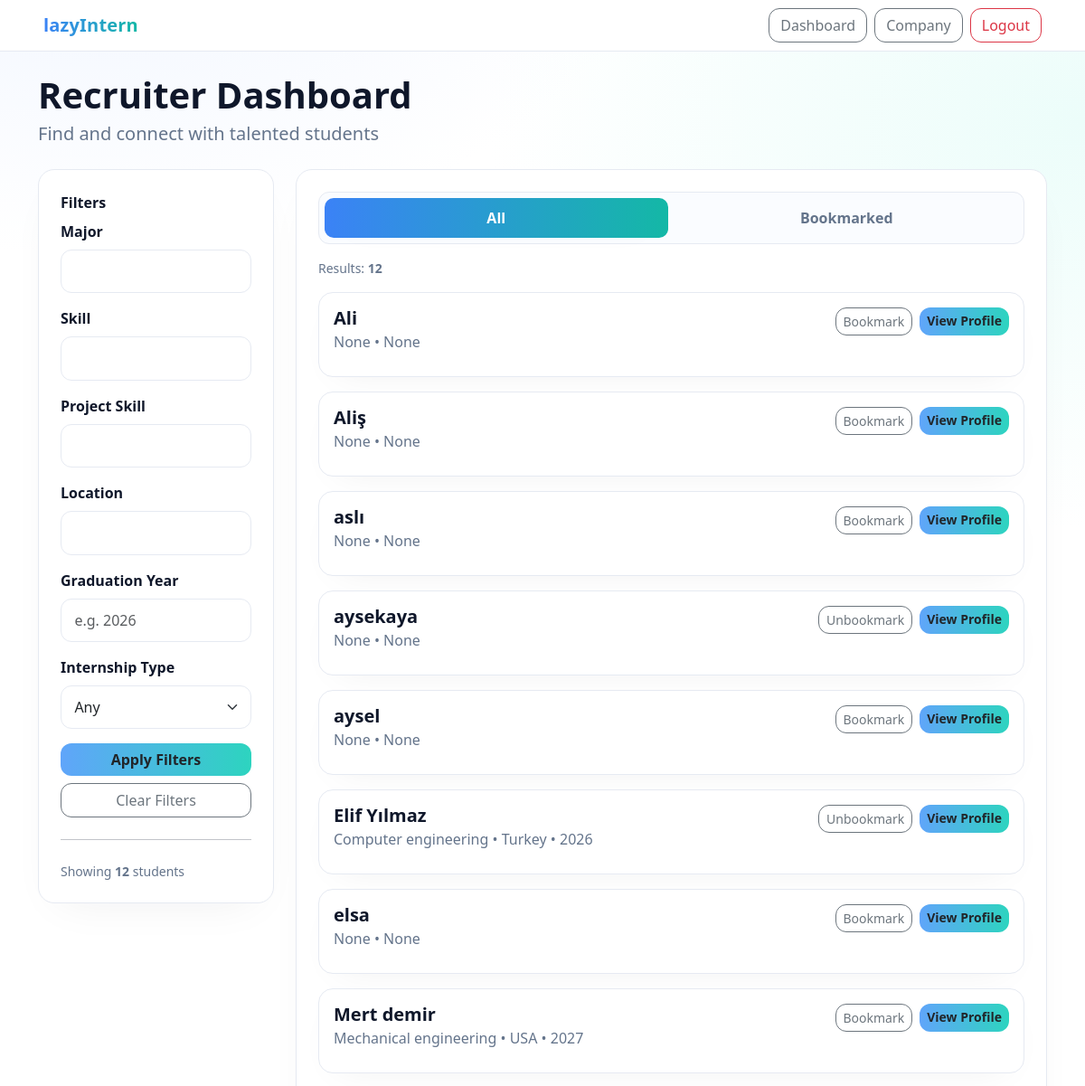
The app's page /profiles/company/beyzanur/ (signed in, upper part), older data.
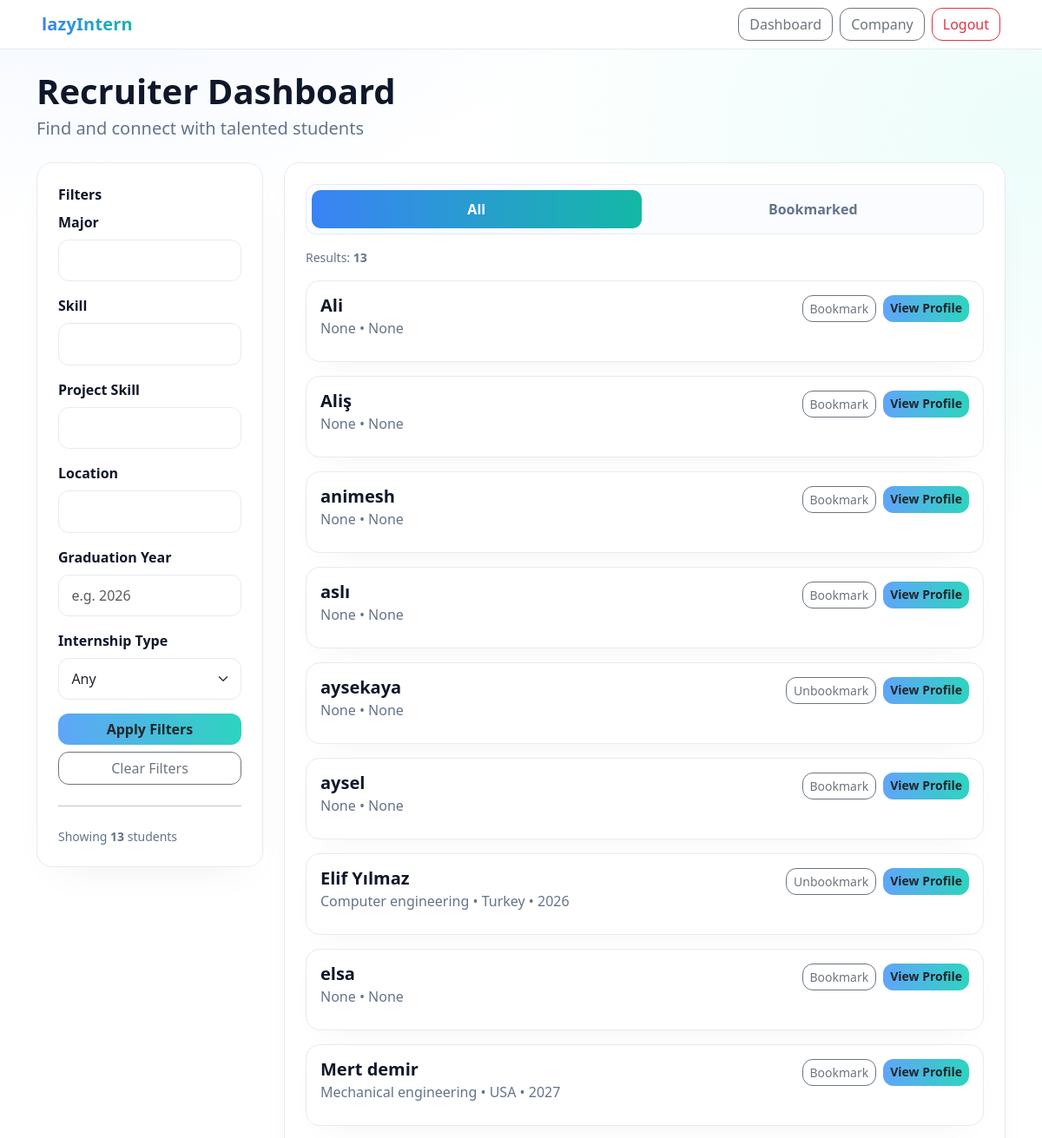
The same page, newer data.
### profiles/models.py (models this page shows, shortened)
class Profile(models.Model):
    user = models.OneToOneField(User, on_delete=models.CASCADE, related_name="profile")
    university = models.CharField(max_length=255, blank=True, null=True)
    major = models.CharField(max_length=255, blank=True, null=True)
    graduation_year = models.IntegerField(null=True, blank=True)
    location = models.CharField(max_length=255, blank=True, null=True)
    bio = models.TextField(blank=True, null=True)
    github = models.URLField(blank=True, null=True)
    linkedin = models.URLField(blank=True, null=True)
    website = models.URLField(blank=True, null=True)
    legacy_website = models.URLField(blank=True, null=True)
    internship_type = models.CharField(max_length=50, blank=True, null=True)
    preferred_locations = models.CharField(max_length=255, blank=True, null=True)
    open_to_relocate = models.BooleanField(default=False)
    skills = models.ManyToManyField(Skill, blank=True, related_name="profiles")
    profile_views = models.PositiveIntegerField(default=0)
    class Meta:
        ordering = ["user__username"]

### profiles/views.py (the view, shortened to what this page needs)
# urls.py: path('company/<slug:slug>/', views.company_profile, name='company_profile'),
@login_required
def company_profile(request, slug):
    company = get_object_or_404(Company, slug=slug)
    ensure_company_slug(company)
    company_form = CompanyForm(instance=company)
    position_form = PositionForm()
    tab = request.GET.get("tab", "all")
    major = (request.GET.get("major") or "").strip()
    skill = (request.GET.get("skill") or "").strip()
    project_skill = (request.GET.get("project_skill") or "").strip()
    location = (request.GET.get("location") or "").strip()
    graduation_year = (request.GET.get("graduation_year") or "").strip()
    internship_type = (request.GET.get("internship_type") or "").strip()
    base_students = (
        Profile.objects.select_related("user")
        .prefetch_related("skills", "projects")
        .filter(user__company__isnull=True)
        .exclude(user=getattr(company, "user", None))
    )
    students_qs = base_students
    if major:
        students_qs = students_qs.filter(major__icontains=major)
    if location:
        students_qs = students_qs.filter(location__icontains=location)
    if graduation_year:
        students_qs = students_qs.filter(graduation_year=graduation_year)
    if internship_type:
        students_qs = students_qs.filter(internship_type__iexact=internship_type)
    if skill:
        students_qs = students_qs.filter(skills__name__icontains=skill).distinct()
    if project_skill:
        students_qs = students_qs.filter(projects__technologies__icontains=project_skill).distinct()
    filtered_students = students_qs
    filtered_count = filtered_students.count()
    total_count = base_students.count()
    bookmarked_students = company.bookmarked_students.select_related("user").prefetch_related("skills").all()
    bookmarked_ids = set(bookmarked_students.values_list("id", flat=True))
    context = {
        "company": company,
        "profile_views": 0,
        "open_positions_count": company.positions.count(),
        "applicants_count": 0,
        "completion_percent": calculate_company_completion(company),
        "company_form": company_form,
        "position_form": position_form,
        "students": filtered_students,
        "filtered_students": filtered_students,
        "bookmarked_students": bookmarked_students,
        "bookmarked_ids": bookmarked_ids,
        "active_tab": tab,
        "filtered_count": filtered_count,
        "total_count": total_count,
    }
    return render(request, "profiles/company_profile.html", context)

### profiles/forms.py
class CompanyForm(forms.ModelForm):
    class Meta:
        model = Company
        fields = ['name', 'industry', 'location', 'website', 'about', 'linkedin', 'twitter', 'facebook']
        widgets = {
            'about': forms.Textarea(attrs={'rows': 4}),
        }

class PositionForm(forms.ModelForm):
    class Meta:
        model = Position
        fields = ['title', 'description', 'link']

### profiles/views.py (called while the page is built)
def calculate_company_completion(company: Company) -> int:
    percent = 0
    if getattr(company, "about", None):
        percent += 30
    if getattr(company, "location", None):
        percent += 30
    if hasattr(company, "positions") and company.positions.exists():
        percent += 40
    return percent

def ensure_company_slug(company: Company) -> None:
    if not company.slug:
        base = slugify(company.name or f"company-{company.pk}") or f"company-{company.pk}"
        slug = base
        i = 2
        while Company.objects.filter(slug=slug).exclude(pk=company.pk).exists():
            slug = f"{base}-{i}"
            i += 1
        company.slug = slug
        company.save(update_fields=["slug"])

### profiles/templates/profiles/company_profile.html (shortened to what the changed rows need)
{% load static %}
<!DOCTYPE html>
<html lang="en">
<head>
  <link href="https://cdn.jsdelivr.net/npm/bootstrap@5.3.0/dist/css/bootstrap.min.css" rel="stylesheet"/>
</head>
<body>
<div class="container py-4">
  <div class="mb-4 page-head">
    <h1 class="fw-bold display-6 mb-1">Recruiter Dashboard</h1>
  </div>
  <div class="row g-4">
    <div class="col-lg-3">
      <div class="card-soft p-4">
        <div class="small muted">
          Showing <strong>{{ students|length }}</strong> students
        </div>
      </div>
    </div>
    <div class="col-lg-9">
      <div class="card-soft p-4">
        <div class="list-head">
          <div class="muted small">
            {% if request.GET.tab == 'bookmarked' %}
              Bookmarked: <strong>{{ bookmarked_students|length }}</strong>
            {% else %}
              Results: <strong>{{ students|length }}</strong>
            {% endif %}
          </div>
        </div>
        <div id="tab-all" class="{% if request.GET.tab and request.GET.tab != 'all' %}d-none{% endif %}">
          {% for s in students %}
            <div class="student-card mb-3">
              <div class="d-flex justify-content-between align-items-start flex-wrap gap-2">
                <div>
                  <h5 class="student-name">
                    {% if s.user.get_full_name %}{{ s.user.get_full_name }}{% else %}{{ s.user.username }}{% endif %}
                  </h5>
                  <div class="student-meta">
                    {{ s.major }} • {{ s.location }}{% if s.graduation_year %} • {{ s.graduation_year }}{% endif %}
                  </div>
                </div>
                <div class="d-flex gap-2">
                  <form method="post" action="{% url 'toggle_bookmark' s.id %}" class="d-inline">
                    <button type="submit" class="btn btn-outline-secondary btn-sm">
                      {% if bookmarked_ids and s.id in bookmarked_ids %}
                        Unbookmark
                      {% else %}
                        Bookmark
                      {% endif %}
                    </button>
                  </form>
                  <a href="{% url 'student_profile_view' s.user.id %}" class="btn btn-grad btn-sm">
                    View Profile
                  </a>
                </div>
              </div>
            </div>
          {% empty %}
            <div class="muted">No students found.</div>
          {% endfor %}
        </div>
      </div>
    </div>
  </div>
</div>
</body>
</html>

Row changes from the older to the newer data that the page shows:
added Profile: user.username "animesh", major "None", location "None", shows "Bookmark"
Text that changed along with them:
{{ students|length }}: "12" → "13"
